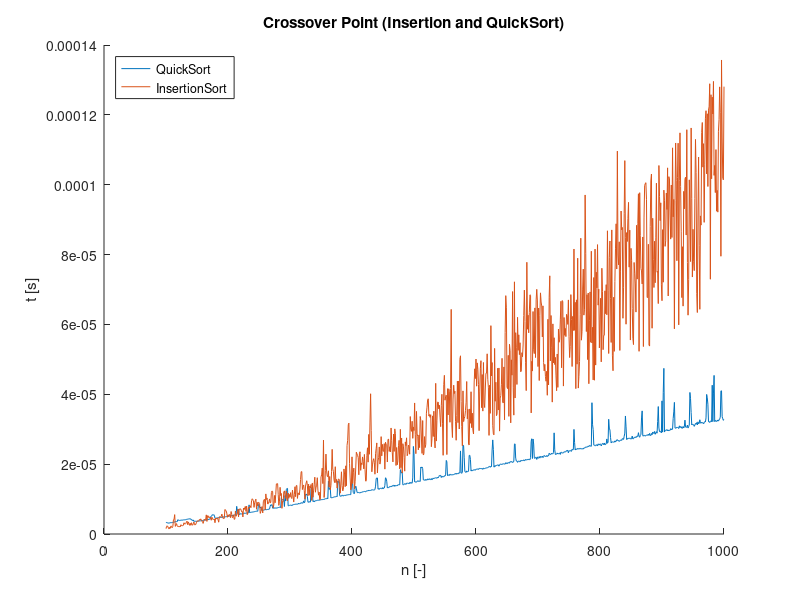

Recreate this plot in MATLAB.
clear;clc;close all;

fid=fopen('InsertionSort.txt');
data=textscan(fid,'%d %f');
fclose(fid);
x=data{1};
quicksort_y=data{2};

fid=fopen('QuickSort_low.txt');
data=textscan(fid,'%d %f');
fclose(fid);
insertionsort_y=data{2};

figure;
title('Crossover Point (Insertion and QuickSort)');
xlabel('n [-]');
ylabel('t [s]');
hold on;
plot(x,insertionsort_y);
plot(x,quicksort_y);


legend('QuickSort','InsertionSort' ,...
    'Location','northwest');
hold off;